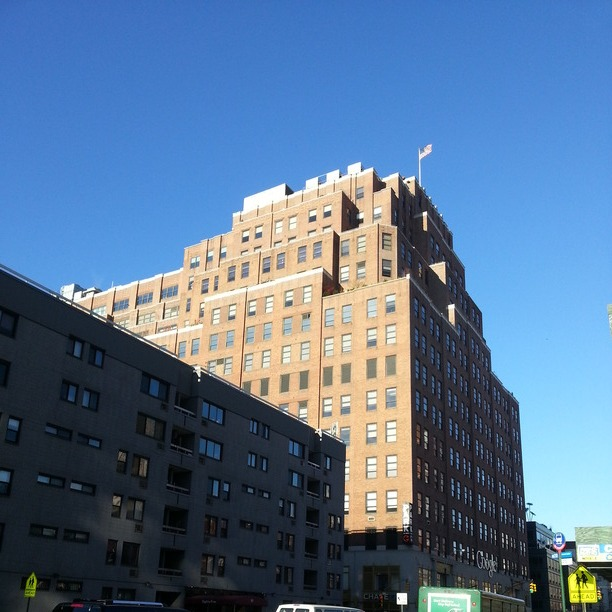
#> input picture HW3/reg-1-1.jpg, 612 x 612 px
$ python registration.py
#> lines starting #> are read from the running program, lines starting #| are printed output that depends on the picture; after the words box and inside, x2 and y2 are one past the last pixel; in counts of white or black regions, pixels touching at a corner belong together
import cv2

# translates im2 by (x, y) and overlays the result over im1
def overlay(im1, im2, x, y):
    result = im1.copy()
    lbx = 0
    ubx = im1.shape[0] - x
    if x < 0:
        lbx = -x
        ubx = im1.shape[0]
    lby = 0
    uby = im1.shape[1] - y
    if y < 0:
        lby = -y
        uby = im1.shape[1]
    result[lbx+x:ubx+x,lby+y:uby+y] = 0.5*im1[lbx+x:ubx+x,lby+y:uby+y] \
        + 0.5*im2[lbx:ubx,lby:uby]
    return result

if __name__ == '__main__':
# read image pair, as grayscale (argument 0 to imread)
    im1 = cv2.imread('reg-1-1.jpg', 0)
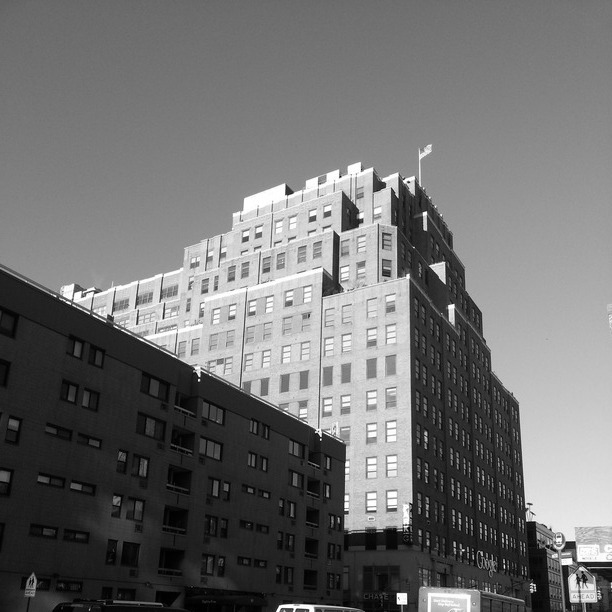
#> im1: shape (612, 612); min 0, max 255, mean 112
    im2 = cv2.imread('reg-1-2.jpg', 0)
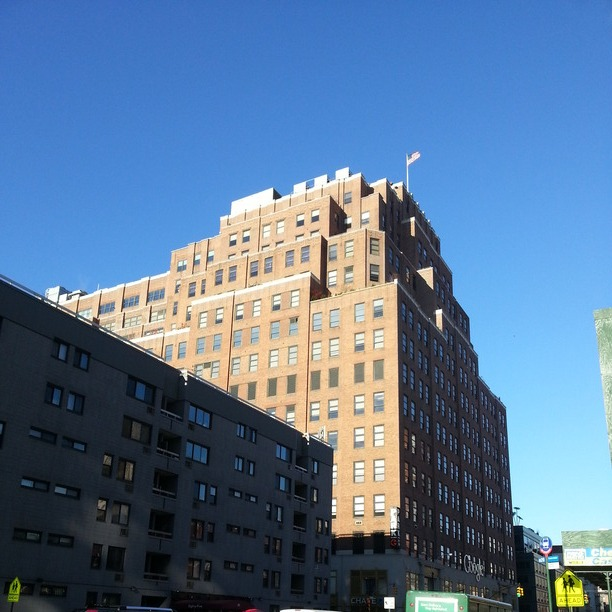
#> input picture HW3/reg-1-2.jpg, 612 x 612 px
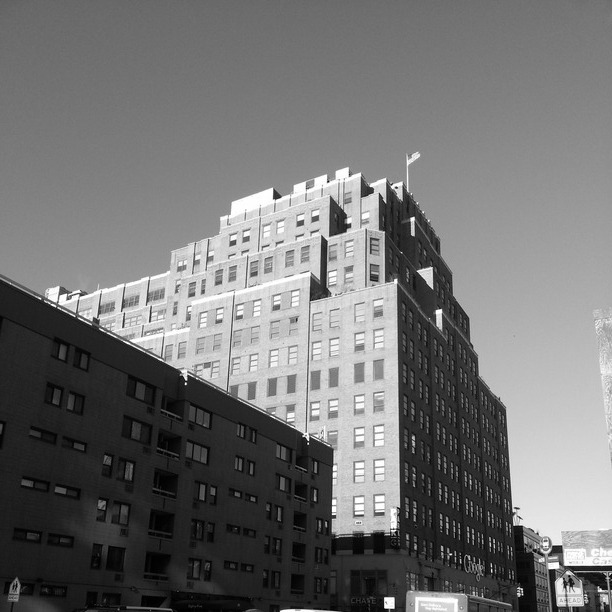
#> im2: shape (612, 612); min 0, max 255, mean 114.3

# Compute edge map
    e1 = cv2.Canny(im1, 100, 200)
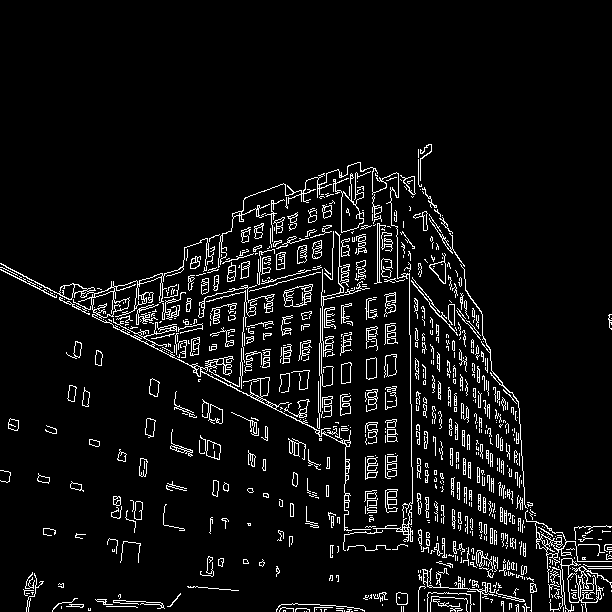
#> e1: shape (612, 612); 6.3% white in thin lines or dots, all inside (x1, y1, x2, y2) = (0, 144, 612, 612)
    e2 = cv2.Canny(im2, 100, 200)
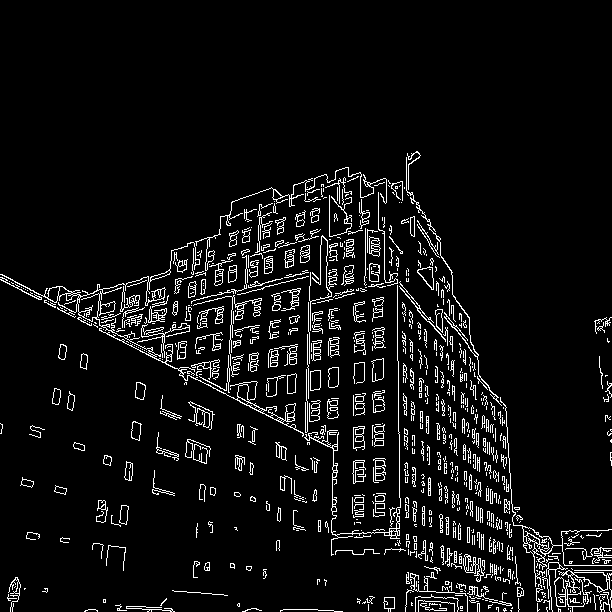
#> e2: shape (612, 612); 6.3% white in thin lines or dots, all inside (x1, y1, x2, y2) = (0, 151, 612, 612)

    cv2.imshow('imshow', e1)
    cv2.waitKey(0)
    cv2.imshow('imshow', e2)
    cv2.waitKey(0)

    color1 = cv2.imread('reg-1-1.jpg')
#> color1 is the input picture: shape (612, 612, 3); mean B, G, R 147, 116.7, 89.4
    color2 = cv2.imread('reg-1-2.jpg')
#> color2 is the input picture: shape (612, 612, 3); mean B, G, R 150.2, 119.2, 91
    out = overlay(color1, color2, 0, 0)
#> in overlay, `result[lbx+x:ubx+x,lby+y:uby+y] = 0.5*im1[lbx+x:ubx+x,lby+y:uby+y] \ +..`:
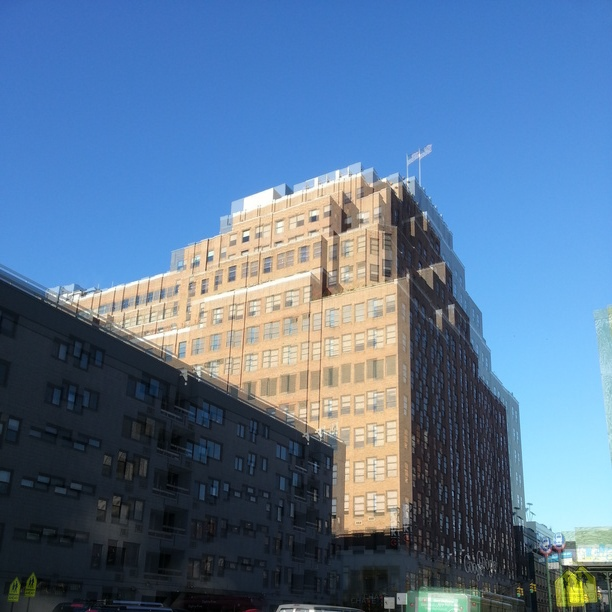
#> result: shape (612, 612, 3); mean B, G, R 148.4, 117.7, 89.9
    cv2.imshow('imshow', out)
    cv2.waitKey(0)
    cv2.imwrite('reg-1.jpg', out)
